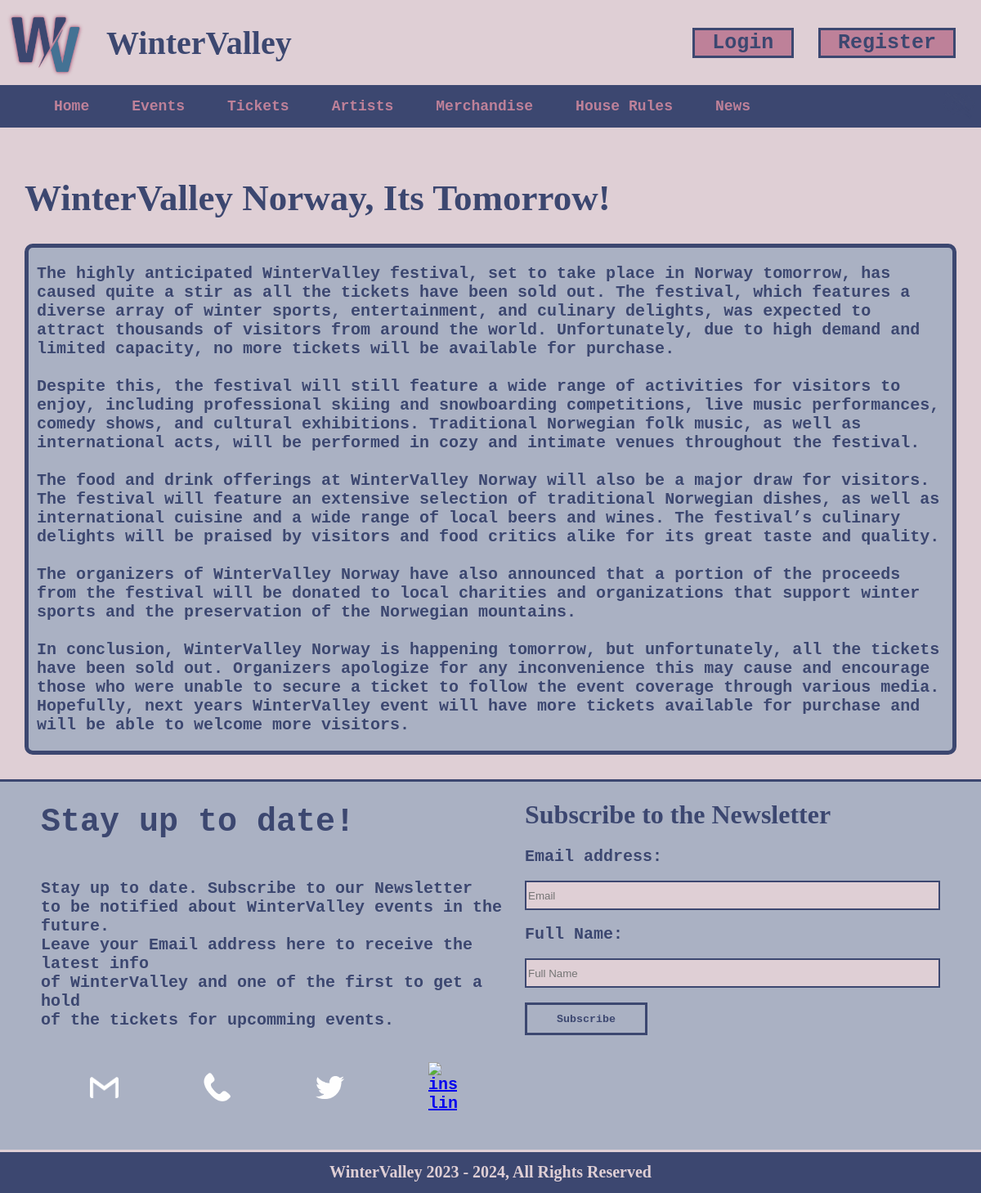
The app's page /page/nieuws-paginas.php?id=3 with its own data.
### tables this page shows
CREATE TABLE `news` (
  `id` mediumint(9) NOT NULL,
  `titel` varchar(255) NOT NULL,
  `tekst` longtext NOT NULL
);

### page/nieuws-paginas.php (the view, shortened to what this page needs)
<!DOCTYPE html>
<html>
<head>
</head>
<body>
    <div class="logo">
        <a href="index.php"> <img src="../img/logo.png" alt="logo" /></a>
        <h1>WinterValley</h1>
        <?php
        if (isset($_SESSION["useruid"])) {
            echo '<a class="log-out-button" href="../include/logout.inc.php">Log out</a>';
        } else {
            include "../include/login.php";
        ?> <div class="empty2"></div> <?php
                                        include "../include/register.php";
                                    }
                                        ?>
    </div>
    <?php include "../include/navbar.php" ?>
    <?php
    $id = $_GET['id'];
    $serverName = "localhost";
    $dBUsername = "root";
    $dBPassword = "";
    $dBName = "wintervalley";
    $charset = 'utf8mb4';
    $dsn = "mysql:host=$serverName;dbname=$dBName;charset=$charset";
    try {
        $pdo = new PDO($dsn, $dBUsername, $dBPassword);
    } catch (\PDOException $e) {
        echo 'error connecting to database 😦 on line : ' . $e->getMessage();
    }
    $stmt = $pdo->prepare('SELECT * FROM news WHERE id = :id');
    $stmt->bindParam(':id', $id);
    $stmt->execute();
    $news = $stmt->fetch(PDO::FETCH_OBJ);
    function getTitle()
    {
        global $news;
        return $news->titel;
    }
    function getTekst()
    {
        global $news;
        return $news->tekst;
    }
    ?>
    <div class="news-content-header">
        <h1><?php echo getTitle(); ?></h1>
    </div>
    <div class="news-content">
        <p><?php echo getTekst(); ?></p>
    </div>
    <?php include "../include/footer.php" ?>
</body>
</html>

### records on screen
news: titel "WinterValley Norway, Its Tomorrow!", tekst "The highly anticipated WinterValley festival, set to take place in Norway tomorrow, has caused quite a stir as all the tickets have been sold out. The festival, which features a diverse array of winter sports, entertainment, and culinary delights, was expected to attract thousands of visitors from around the world. Unfortunately, due to high demand and limited capacity, no more tickets will be available for purchase. Despite this, the festival will still feature a wide range of activities for visitors to enjoy, including professional skiing and snowboarding competitions, live music performances, comedy shows, and cultural exhibitions. Traditional Norwegian folk music, as well as…"
